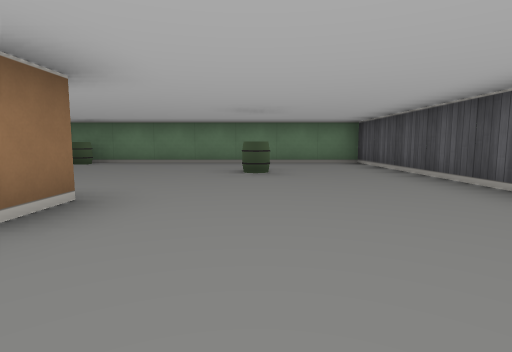
[1] (above)

15 first-person views from a walk through a cub3D level. The camera is about half as high as the walls, tilts 6° down and sees 80° across. The floor is counted in squares. Each view is taken from the middle of a square. On the plan, view 1 faces up. The plan holds only what a view shows up to about 9 squares ahead; the rest is blank.

[2]
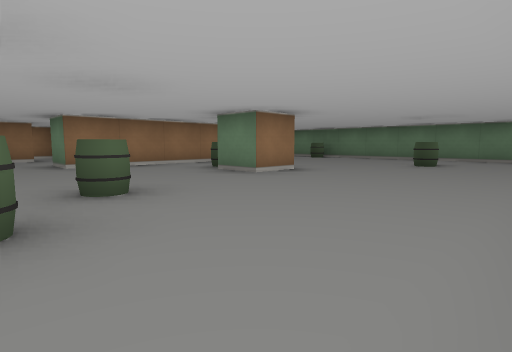

[3]
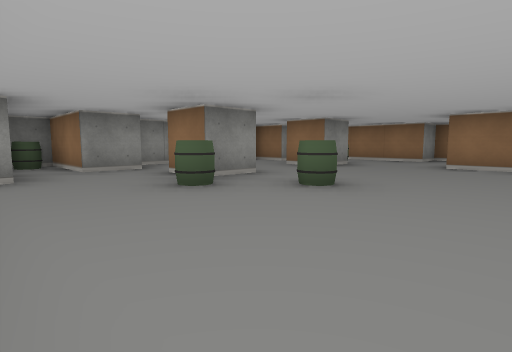

[4]
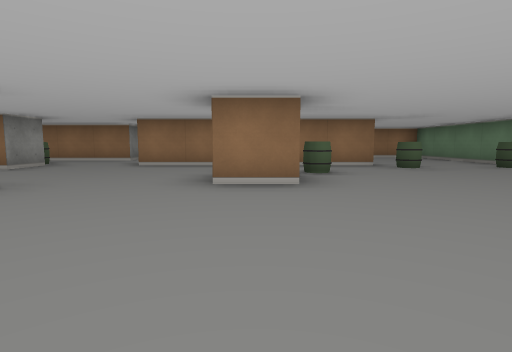

[5]
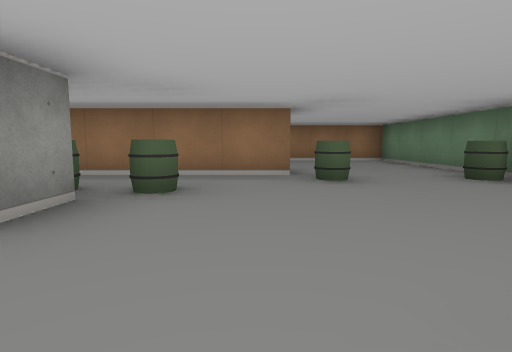

[6]
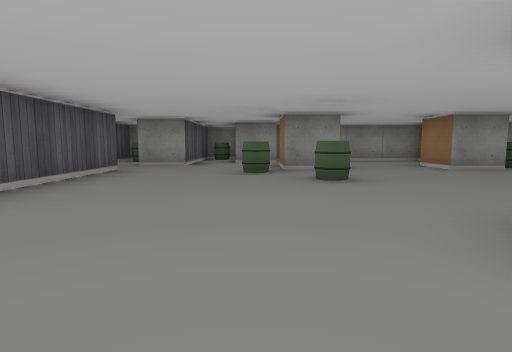

[7]
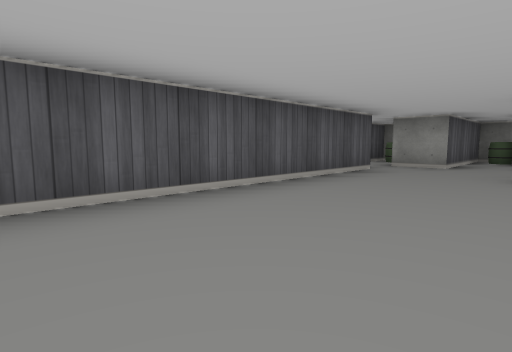

[8]
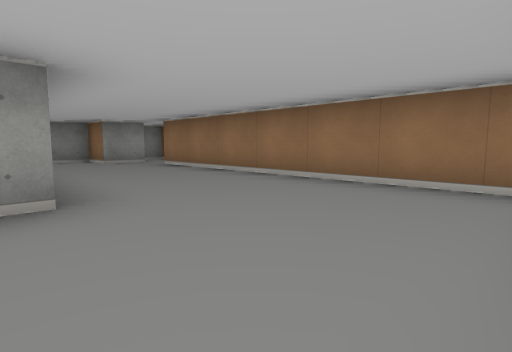

[9]
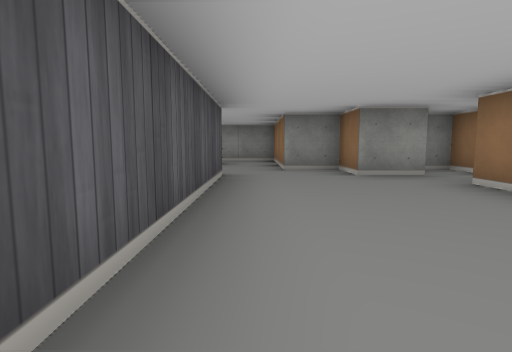

[10]
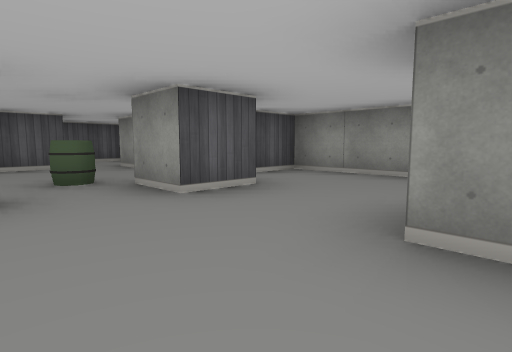

[11]
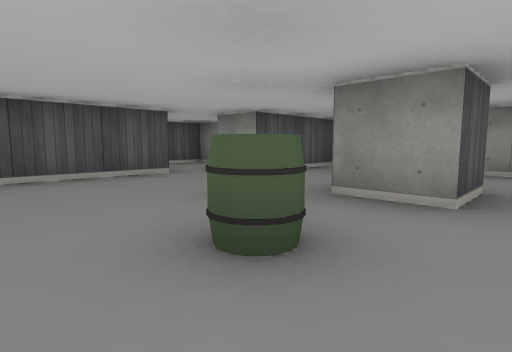

[12]
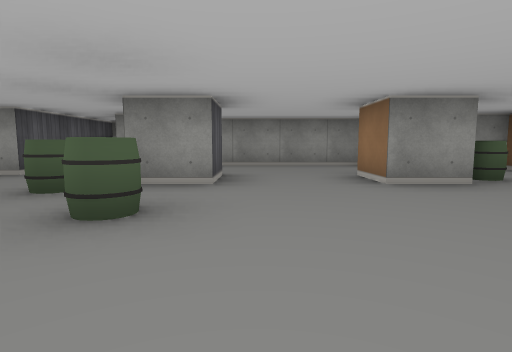

[13]
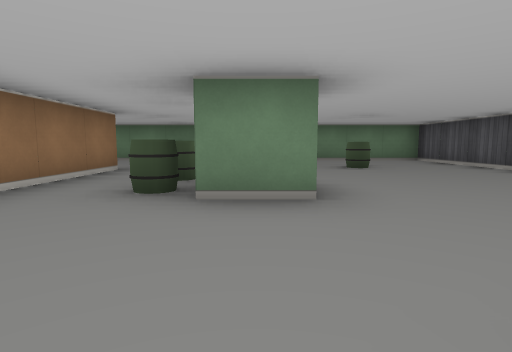

[14]
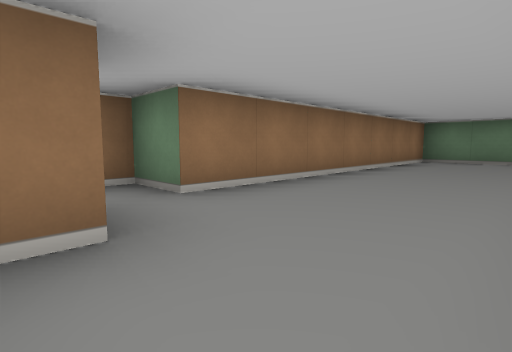

[15]
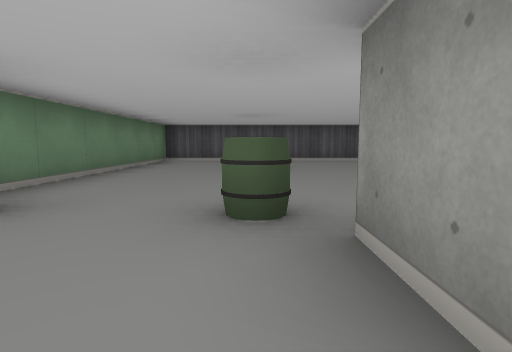

### Floor plan
Points are (right, up) in squares from view 1. A wall is a line through its corners. A room is listed if a view was taken in it or the views show most of it. See-through windows are left out.
Room 1 (views 1, 2, 3, 4, 5, 6, 7, 8, 9, 10, 11, 12, 13, 14, 15)
walls: (-2.5, 2.5) (-1.8, 2.5); (-1.5, 2.6) (-1.5, 1.5) (-2.5, 1.5); (-4.5, -2.5) (-3.5, -2.5) (-3.5, -3.5); (-5.6, 4.5) (-4.5, 4.5) (-4.5, -0.5) (-5.5, -0.5) (-5.5, 3.5); (-1.5, -3.5) (-1.5, -2.5) (-0.5, -2.5) (-0.5, -3.5); (-8.6, -0.5) (-7.5, -0.5) (-7.5, -1.5) (-6.5, -1.5) (-6.5, -4.5) (-4.5, -4.5) (-4.5, -5.5) (-0.5, -5.5) (-0.5, -4.5) (0.5, -4.5) (0.5, -6.5) (1.5, -6.5) (1.5, -3.5) (2.5, -3.5); (2.5, -2.6) (2.5, 7.5) (-8.5, 7.5) (-8.5, 0.5) (-9.5, 0.5) (-9.5, -1.5) (-8.9, -1.5)
ways out: opening at (2, -3) to room 2
objects: barrel (-5, -3); barrel (-4, 5); barrel (-4, 7); barrel (-3, 2); barrel (-3, 3); barrel (-1, -1); barrel (0, -2); barrel (0, 5); barrel (1, -6)
Room 2 (no view inside)
walls: (3.8, -4.5) (4.5, -4.5) (4.5, -2.9); (3.5, -5.5) (3.5, -4.6)
ways out: opening at (2, -3) to room 1
objects: other object (3, -5)

Positions as (right, up) in squares from view 1, and headings:
1: (0, 0), facing up
2: (2, -2), facing up-left
3: (2, 1), facing down-left
4: (2, 2), facing left
5: (0, 4), facing left
6: (0, 3), facing down
7: (0, 3), facing down-right
8: (-5, 7), facing down-left
9: (-6, 4), facing down
10: (-4, -1), facing down-right
11: (-2, 0), facing down-right
12: (-2, 1), facing down
13: (-2, -1), facing up
14: (-6, -1), facing up-left
15: (-6, 5), facing right
